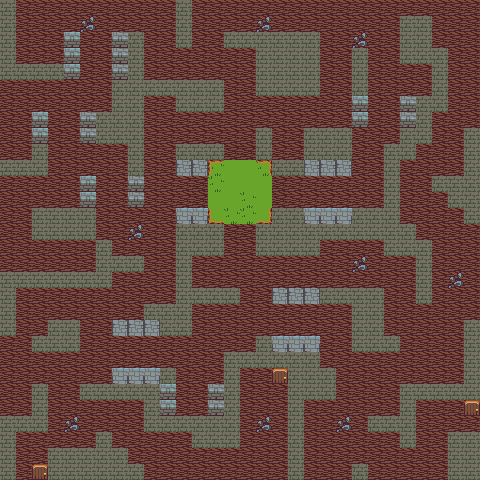

A 2D game scene composited from a Tiled map and its tileset images. What follows is a short description and the map's XML, with each tile layer's data collapsed to a summary:
An orthogonal 30x30 tile map with 16x16 px tiles, 8 tile layers (walls, path, path2, safezone, ...), 4 tilesets and 27 objects.

<map version="1.10" tiledversion="1.11.0" orientation="orthogonal" renderorder="right-down" width="30" height="30" tilewidth="16" tileheight="16" infinite="0" nextlayerid="30" nextobjectid="134">
 <tileset firstgid="1" name="test tile" tilewidth="16" tileheight="16" tilecount="120" columns="8">
  <properties>
   <property name="blocked" type="bool" value="true" />
  </properties>
  <image source="basictiles.png" width="128" height="240" />
  <tile id="0">
   <properties>
    <property name="blocked" type="bool" value="true" />
    <property name="direction" value="right" />
    <property name="movable" type="bool" value="true" />
   </properties>
  </tile>
  <tile id="1">
   <properties>
    <property name="blocked" type="bool" value="true" />
    <property name="direction" value="down" />
    <property name="movable" type="bool" value="true" />
   </properties>
  </tile>
  <tile id="2">
   <properties>
    <property name="blocked" type="bool" value="true" />
    <property name="direction" value="left" />
    <property name="movable" type="bool" value="true" />
   </properties>
  </tile>
  <tile id="3">
   <properties>
    <property name="blocked" type="bool" value="true" />
    <property name="direction" value="up" />
    <property name="mavable" type="bool" value="true" />
   </properties>
  </tile>
  <tile id="4">
   <properties>
    <property name="blocked" type="bool" value="true" />
    <property name="direction" value="down" />
    <property name="movable" type="bool" value="true" />
   </properties>
  </tile>
  <tile id="5">
   <properties>
    <property name="blocked" type="bool" value="true" />
    <property name="direction" value="left" />
    <property name="movable" type="bool" value="true" />
   </properties>
  </tile>
  <tile id="6">
   <properties>
    <property name="blocked" type="bool" value="true" />
    <property name="direction" value="up" />
    <property name="movable" type="bool" value="true" />
   </properties>
  </tile>
  <tile id="7">
   <properties>
    <property name="blocked" type="bool" value="true" />
    <property name="direction" value="right" />
    <property name="movable" type="bool" value="true" />
   </properties>
  </tile>
  <tile id="14">
   <properties>
    <property name="blocked" type="bool" value="true" />
   </properties>
  </tile>
  <tile id="22">
   <properties>
    <property name="obstacles" type="bool" value="true" />
   </properties>
  </tile>
  <tile id="50">
   <properties>
    <property name="exits" type="bool" value="true" />
   </properties>
  </tile>
 </tileset>
 <tileset firstgid="121" name="exit" tilewidth="16" tileheight="16" tilecount="1" columns="1">
  <image source="exit.png" width="16" height="16" />
 </tileset>
 <tileset firstgid="122" name="grass" tilewidth="16" tileheight="16" tilecount="350" columns="25">
  <image source="grass.png" width="400" height="224" />
 </tileset>
 <tileset firstgid="472" name="textures" tilewidth="16" tileheight="16" tilecount="1024" columns="32">
  <image source="textures.png" width="512" height="512" />
 </tileset>
 <layer id="10" name="walls" width="30" height="30">
  <data>[900 cells, 302 non-empty, 1 distinct tile ids]</data>
 </layer>
 <layer id="5" name="path" width="30" height="30">
  <data>[900 cells, 574 non-empty, 1 distinct tile ids]</data>
 </layer>
 <layer id="15" name="path2" width="30" height="30">
  <data>[900 cells, 500 non-empty, 1 distinct tile ids]</data>
 </layer>
 <layer id="14" name="safezone" width="30" height="30" opacity="0.97">
  <data>[900 cells, 24 non-empty, 3 distinct tile ids]</data>
 </layer>
 <layer id="27" name="layering" width="30" height="30">
  <data>[900 cells, 4 non-empty, 4 distinct tile ids]</data>
 </layer>
 <layer id="6" name="exits" width="30" height="30">
  <data>[900 cells, 3 non-empty, 1 distinct tile ids]</data>
 </layer>
 <layer id="7" name="static obstacles" width="30" height="30">
  <data>[900 cells, 9 non-empty, 1 distinct tile ids]</data>
 </layer>
 <layer id="8" name="moving walls" width="30" height="30">
  <data>[900 cells, 44 non-empty, 4 distinct tile ids]</data>
 </layer>
 <objectgroup id="20" name="item">
  <object id="77" x="159.333" y="234">
   <properties>
    <property name="item" value="1" />
   </properties>
  </object>
  <object id="78" x="288.157" y="191.961">
   <properties>
    <property name="item" value="1" />
   </properties>
  </object>
  <object id="79" x="329.921" y="453.961">
   <properties>
    <property name="item" value="1" />
   </properties>
  </object>
  <object id="82" x="240.667" y="108.118">
   <properties>
    <property name="item" value="1" />
   </properties>
  </object>
  <object id="84" x="96.6667" y="334">
   <properties>
    <property name="item" value="1" />
   </properties>
  </object>
  <object id="93" x="242.862" y="320.706">
   <properties>
    <property name="item" value="1" />
   </properties>
  </object>
  <object id="129" x="17.6471" y="254.118">
   <properties>
    <property name="item" value="1" />
   </properties>
  </object>
 </objectgroup>
 <objectgroup id="21" name="trapitem">
  <object id="87" x="165.882" y="464.353">
   <properties>
    <property name="trapitem" value="1" />
   </properties>
  </object>
  <object id="89" x="303.961" y="110.98">
   <properties>
    <property name="trapitem" value="1" />
   </properties>
  </object>
  <object id="90" x="102.667" y="305.333">
   <properties>
    <property name="trapitem" value="1" />
   </properties>
  </object>
  <object id="91" x="428.98" y="340.862">
   <properties>
    <property name="trapitem" value="1" />
   </properties>
  </object>
  <object id="92" x="19.9212" y="96.0788">
   <properties>
    <property name="trapitem" value="1" />
   </properties>
  </object>
  <object id="130" x="198.235" y="344.706">
   <properties>
    <property name="trapitem" value="1" />
   </properties>
  </object>
 </objectgroup>
 <objectgroup id="25" name="friend">
  <object id="108" x="433.765" y="219.294">
   <properties>
    <property name="friend" value="1" />
   </properties>
  </object>
  <object id="109" x="198" y="128.667">
   <properties>
    <property name="friend" value="1" />
   </properties>
  </object>
  <object id="121" x="58.9412" y="191.138" />
  <object id="122" x="439.059" y="367.647" />
  <object id="123" x="465.333" y="26.6667" />
  <object id="126" x="93.4902" y="366.314" />
  <object id="127" x="253.882" y="463.608" />
 </objectgroup>
 <objectgroup id="26" name="griever">
  <object id="111" x="357.059" y="24.1954">
   <properties>
    <property name="griever" value="1" />
   </properties>
  </object>
  <object id="112" x="289.491" y="142.824">
   <properties>
    <property name="griever" value="1" />
   </properties>
  </object>
  <object id="113" x="62.4706" y="368.274">
   <properties>
    <property name="griever" value="1" />
   </properties>
  </object>
  <object id="114" x="161.294" y="61.1376">
   <properties>
    <property name="griever" value="1" />
   </properties>
  </object>
  <object id="115" x="227.608" y="272.627">
   <properties>
    <property name="griever" value="1" />
   </properties>
  </object>
  <object id="131" x="380" y="378.235">
   <properties>
    <property name="griever" value="1" />
   </properties>
  </object>
 </objectgroup>
 <objectgroup id="29" name="player">
  <object id="133" x="240" y="191">
   <properties>
    <property name="player" value="1" />
   </properties>
  </object>
 </objectgroup>
</map>
